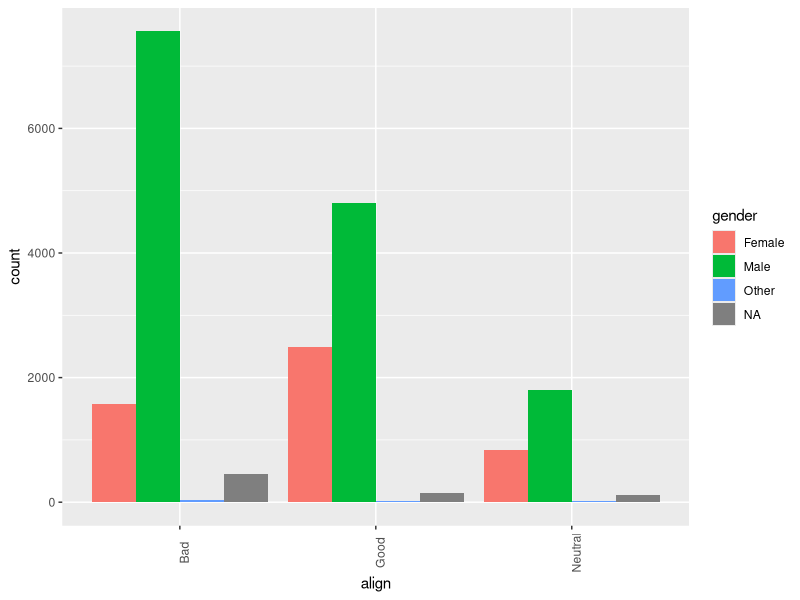
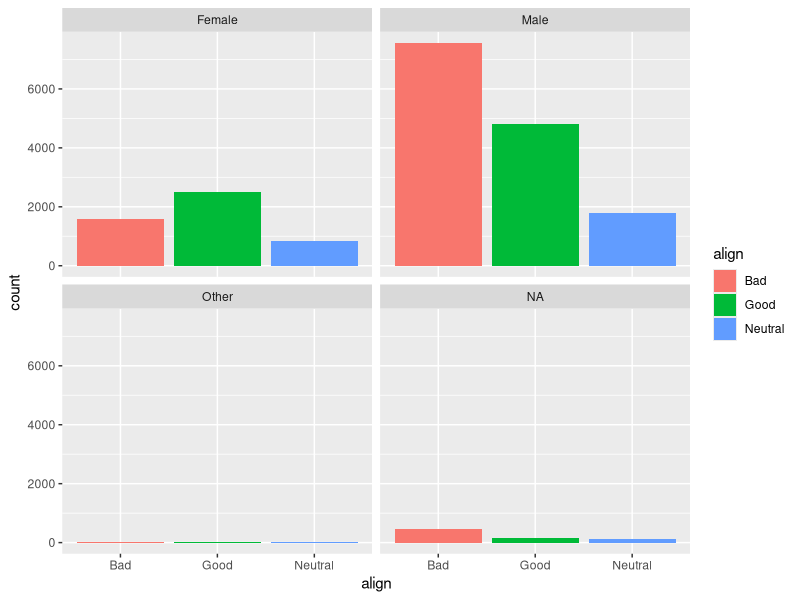

The R source for these figures, in order:
library(readr)
library(ggplot2)
library(dplyr)

dataset_1 = read.csv("Session 9/cars04.csv" , stringsAsFactors=TRUE)
#Last Session
comics =read.csv("Session 8/comics.csv" , stringsAsFactors=TRUE)
comics=comics%>%
        filter(align !='Reformed Criminals')

dim(comics)
str(comics$align)
levels(comics$align)
table(comics$align)

comics=comics%>%
        filter(align !='Reformed Criminals')%>%
        droplevels()

table(comics$align)

table(comics$align,comics$gender)

ggplot(comics,aes(x=align, fill=gender))+geom_bar(position="dodge")+theme(axis.text.x=element_text(angle=90))


ggplot(comics,aes(x=align, fill = align))+geom_bar()+ facet_wrap(~ gender)